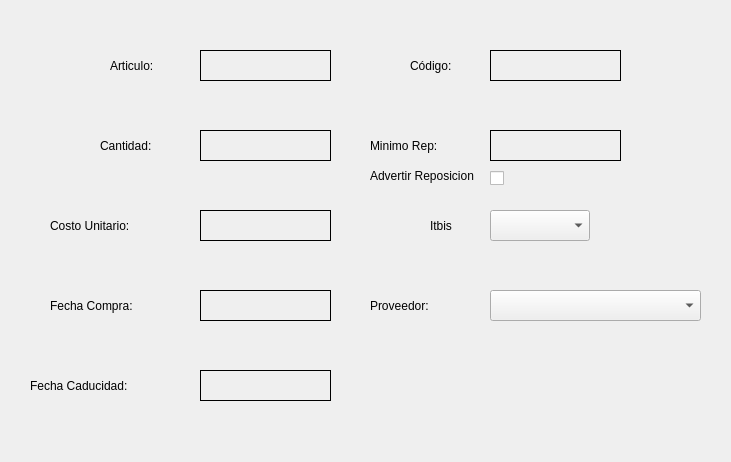
<?xml version="1.0" encoding="UTF-8"?>
<ui version="4.0">
 <class>Dialog</class>
 <widget class="QDialog" name="Dialog">
  <property name="geometry">
   <rect>
    <x>0</x>
    <y>0</y>
    <width>731</width>
    <height>462</height>
   </rect>
  </property>
  <property name="windowTitle">
   <string>Dialog</string>
  </property>
  <widget class="QLabel" name="label_10">
   <property name="geometry">
    <rect>
     <x>110</x>
     <y>50</y>
     <width>81</width>
     <height>31</height>
    </rect>
   </property>
   <property name="styleSheet">
    <string notr="true">font: 15pt &quot;MS Shell Dlg 2&quot;;</string>
   </property>
   <property name="text">
    <string>Articulo:</string>
   </property>
  </widget>
  <widget class="QLineEdit" name="lineEdit_7">
   <property name="geometry">
    <rect>
     <x>200</x>
     <y>50</y>
     <width>131</width>
     <height>31</height>
    </rect>
   </property>
   <property name="styleSheet">
    <string notr="true">border: 1px solid black;
  border-radius: 20px;
background: transparent;</string>
   </property>
  </widget>
  <widget class="QLabel" name="label_11">
   <property name="geometry">
    <rect>
     <x>410</x>
     <y>50</y>
     <width>71</width>
     <height>31</height>
    </rect>
   </property>
   <property name="styleSheet">
    <string notr="true">font: 15pt &quot;MS Shell Dlg 2&quot;;</string>
   </property>
   <property name="text">
    <string>Código:</string>
   </property>
  </widget>
  <widget class="QLineEdit" name="lineEdit_8">
   <property name="geometry">
    <rect>
     <x>490</x>
     <y>50</y>
     <width>131</width>
     <height>31</height>
    </rect>
   </property>
   <property name="styleSheet">
    <string notr="true">border: 1px solid black;
  border-radius: 20px;
background: transparent;</string>
   </property>
  </widget>
  <widget class="QLabel" name="label_12">
   <property name="geometry">
    <rect>
     <x>50</x>
     <y>210</y>
     <width>131</width>
     <height>31</height>
    </rect>
   </property>
   <property name="styleSheet">
    <string notr="true">font: 15pt &quot;MS Shell Dlg 2&quot;;</string>
   </property>
   <property name="text">
    <string>Costo Unitario:</string>
   </property>
  </widget>
  <widget class="QLineEdit" name="lineEdit_9">
   <property name="geometry">
    <rect>
     <x>200</x>
     <y>210</y>
     <width>131</width>
     <height>31</height>
    </rect>
   </property>
   <property name="styleSheet">
    <string notr="true">border: 1px solid black;
  border-radius: 20px;
background: transparent;</string>
   </property>
  </widget>
  <widget class="QLabel" name="label_13">
   <property name="geometry">
    <rect>
     <x>100</x>
     <y>130</y>
     <width>91</width>
     <height>31</height>
    </rect>
   </property>
   <property name="styleSheet">
    <string notr="true">font: 15pt &quot;MS Shell Dlg 2&quot;;</string>
   </property>
   <property name="text">
    <string>Cantidad:</string>
   </property>
  </widget>
  <widget class="QLineEdit" name="lineEdit_10">
   <property name="geometry">
    <rect>
     <x>200</x>
     <y>130</y>
     <width>131</width>
     <height>31</height>
    </rect>
   </property>
   <property name="styleSheet">
    <string notr="true">border: 1px solid black;
  border-radius: 20px;
background: transparent;</string>
   </property>
  </widget>
  <widget class="QLabel" name="label_14">
   <property name="geometry">
    <rect>
     <x>50</x>
     <y>290</y>
     <width>141</width>
     <height>31</height>
    </rect>
   </property>
   <property name="styleSheet">
    <string notr="true">font: 15pt &quot;MS Shell Dlg 2&quot;;</string>
   </property>
   <property name="text">
    <string>Fecha Compra:</string>
   </property>
  </widget>
  <widget class="QLineEdit" name="lineEdit_11">
   <property name="geometry">
    <rect>
     <x>200</x>
     <y>290</y>
     <width>131</width>
     <height>31</height>
    </rect>
   </property>
   <property name="styleSheet">
    <string notr="true">border: 1px solid black;
  border-radius: 20px;
background: transparent;
font: 15pt &quot;MS Shell Dlg 2&quot;;</string>
   </property>
  </widget>
  <widget class="QLabel" name="label_15">
   <property name="geometry">
    <rect>
     <x>30</x>
     <y>370</y>
     <width>161</width>
     <height>31</height>
    </rect>
   </property>
   <property name="styleSheet">
    <string notr="true">font: 15pt &quot;MS Shell Dlg 2&quot;;</string>
   </property>
   <property name="text">
    <string>Fecha Caducidad:</string>
   </property>
  </widget>
  <widget class="QLineEdit" name="lineEdit_12">
   <property name="geometry">
    <rect>
     <x>200</x>
     <y>370</y>
     <width>131</width>
     <height>31</height>
    </rect>
   </property>
   <property name="styleSheet">
    <string notr="true">border: 1px solid black;
  border-radius: 20px;
background: transparent;</string>
   </property>
  </widget>
  <widget class="QLabel" name="label_16">
   <property name="geometry">
    <rect>
     <x>430</x>
     <y>210</y>
     <width>51</width>
     <height>31</height>
    </rect>
   </property>
   <property name="styleSheet">
    <string notr="true">font: 15pt &quot;MS Shell Dlg 2&quot;;</string>
   </property>
   <property name="text">
    <string>Itbis</string>
   </property>
  </widget>
  <widget class="QLabel" name="label_18">
   <property name="geometry">
    <rect>
     <x>370</x>
     <y>160</y>
     <width>111</width>
     <height>31</height>
    </rect>
   </property>
   <property name="styleSheet">
    <string notr="true">font: 10pt &quot;MS Shell Dlg 2&quot;;</string>
   </property>
   <property name="text">
    <string>Advertir Reposicion</string>
   </property>
  </widget>
  <widget class="QCheckBox" name="checkBox_2">
   <property name="geometry">
    <rect>
     <x>490</x>
     <y>170</y>
     <width>16</width>
     <height>16</height>
    </rect>
   </property>
   <property name="text">
    <string/>
   </property>
  </widget>
  <widget class="QComboBox" name="comboBox_2">
   <property name="geometry">
    <rect>
     <x>490</x>
     <y>290</y>
     <width>211</width>
     <height>31</height>
    </rect>
   </property>
  </widget>
  <widget class="QLabel" name="label_19">
   <property name="geometry">
    <rect>
     <x>370</x>
     <y>290</y>
     <width>101</width>
     <height>31</height>
    </rect>
   </property>
   <property name="styleSheet">
    <string notr="true">font: 15pt &quot;MS Shell Dlg 2&quot;;</string>
   </property>
   <property name="text">
    <string>Proveedor:</string>
   </property>
  </widget>
  <widget class="QLineEdit" name="lineEdit_13">
   <property name="geometry">
    <rect>
     <x>490</x>
     <y>130</y>
     <width>131</width>
     <height>31</height>
    </rect>
   </property>
   <property name="styleSheet">
    <string notr="true">border: 1px solid black;
  border-radius: 20px;
background: transparent;</string>
   </property>
  </widget>
  <widget class="QLabel" name="label_20">
   <property name="geometry">
    <rect>
     <x>370</x>
     <y>130</y>
     <width>111</width>
     <height>31</height>
    </rect>
   </property>
   <property name="styleSheet">
    <string notr="true">font: 15pt &quot;MS Shell Dlg 2&quot;;</string>
   </property>
   <property name="text">
    <string>Minimo Rep:</string>
   </property>
  </widget>
  <widget class="QComboBox" name="comboBox">
   <property name="geometry">
    <rect>
     <x>490</x>
     <y>210</y>
     <width>100</width>
     <height>31</height>
    </rect>
   </property>
   <item>
    <property name="text">
     <string/>
    </property>
   </item>
   <item>
    <property name="text">
     <string>Si</string>
    </property>
   </item>
   <item>
    <property name="text">
     <string>No</string>
    </property>
   </item>
  </widget>
 </widget>
 <resources/>
 <connections/>
</ui>
